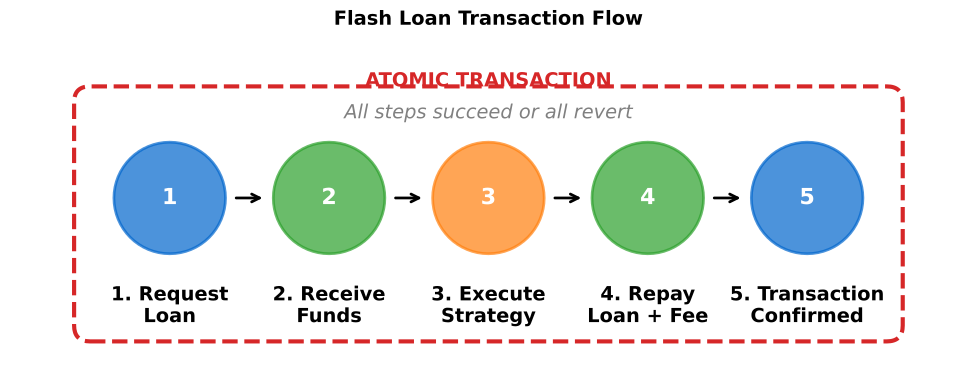

This figure's Python source:
"""
Flash Loan Transaction Flow
Shows the atomic nature of flash loans
"""

import matplotlib.pyplot as plt
import matplotlib.patches as mpatches
from pathlib import Path

CHART_METADATA = {
    'title': 'Flash Loan Flow',
    'url': 'https://github.com/Digital-AI-Finance/Blockchain_Crypto/tree/main/Module_F_Advanced_Topics/L42_Flash_Loans/charts/01_flash_loan_flow'
}

plt.rcParams.update({
    'font.size': 14,
    'axes.labelsize': 14,
    'axes.titlesize': 16,
    'xtick.labelsize': 12,
    'ytick.labelsize': 12,
    'legend.fontsize': 12,
    'figure.figsize': (10, 6),
    'figure.dpi': 150
})

MLPURPLE = '#3333B2'
MLBLUE = '#0066CC'
MLORANGE = '#FF7F0E'
MLGREEN = '#2CA02C'
MLRED = '#D62728'

fig, ax = plt.subplots(figsize=(10, 6))

# Steps in flash loan
steps = ['1. Request\nLoan', '2. Receive\nFunds', '3. Execute\nStrategy', '4. Repay\nLoan + Fee', '5. Transaction\nConfirmed']
x_positions = [1, 2, 3, 4, 5]
y_position = 0.5

# Draw flow
colors = [MLBLUE, MLGREEN, MLORANGE, MLGREEN, MLBLUE]
for i, (step, x, color) in enumerate(zip(steps, x_positions, colors)):
    circle = plt.Circle((x, y_position), 0.35, color=color, alpha=0.7, edgecolor='black', linewidth=2)
    ax.add_patch(circle)
    ax.text(x, y_position, str(i+1), ha='center', va='center', fontsize=16, fontweight='bold', color='white')
    ax.text(x, y_position - 0.55, step, ha='center', va='top', fontsize=14, fontweight='bold')

# Draw arrows between circles
for i in range(len(x_positions) - 1):
    ax.annotate('', xy=(x_positions[i+1] - 0.4, y_position),
                xytext=(x_positions[i] + 0.4, y_position),
                arrowprops=dict(arrowstyle='->', color='black', lw=2))

# Add atomic transaction box
atomic_box = mpatches.FancyBboxPatch((0.5, -0.3), 5, 1.4, boxstyle="round,pad=0.1",
                                       facecolor='none', edgecolor=MLRED, linewidth=3, linestyle='--')
ax.add_patch(atomic_box)
ax.text(3, 1.2, 'ATOMIC TRANSACTION', ha='center', fontsize=14, fontweight='bold', color=MLRED)
ax.text(3, 1.0, 'All steps succeed or all revert', ha='center', fontsize=14, style='italic', color='gray')

ax.set_xlim(0, 6)
ax.set_ylim(-0.6, 1.5)
ax.set_aspect('equal')
ax.axis('off')

ax.set_title('Flash Loan Transaction Flow', fontweight='bold', fontsize=14, pad=10)
plt.tight_layout()

output_path = Path(__file__).parent / 'chart.pdf'
plt.savefig(output_path, bbox_inches='tight', dpi=300)
print(f"Chart saved to: {output_path.absolute()}")
plt.close()
